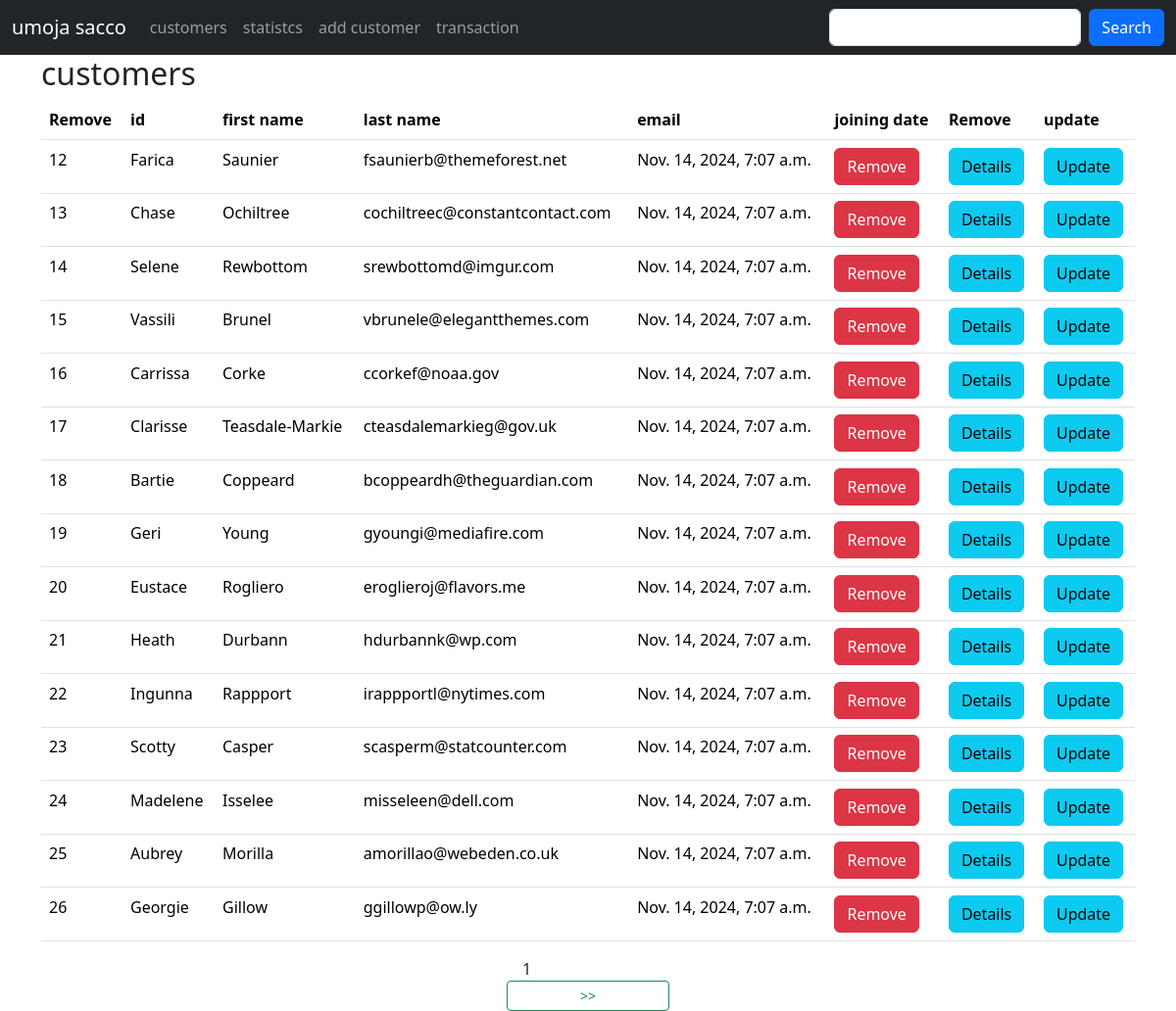
Page / (signed in) on the earlier database version.
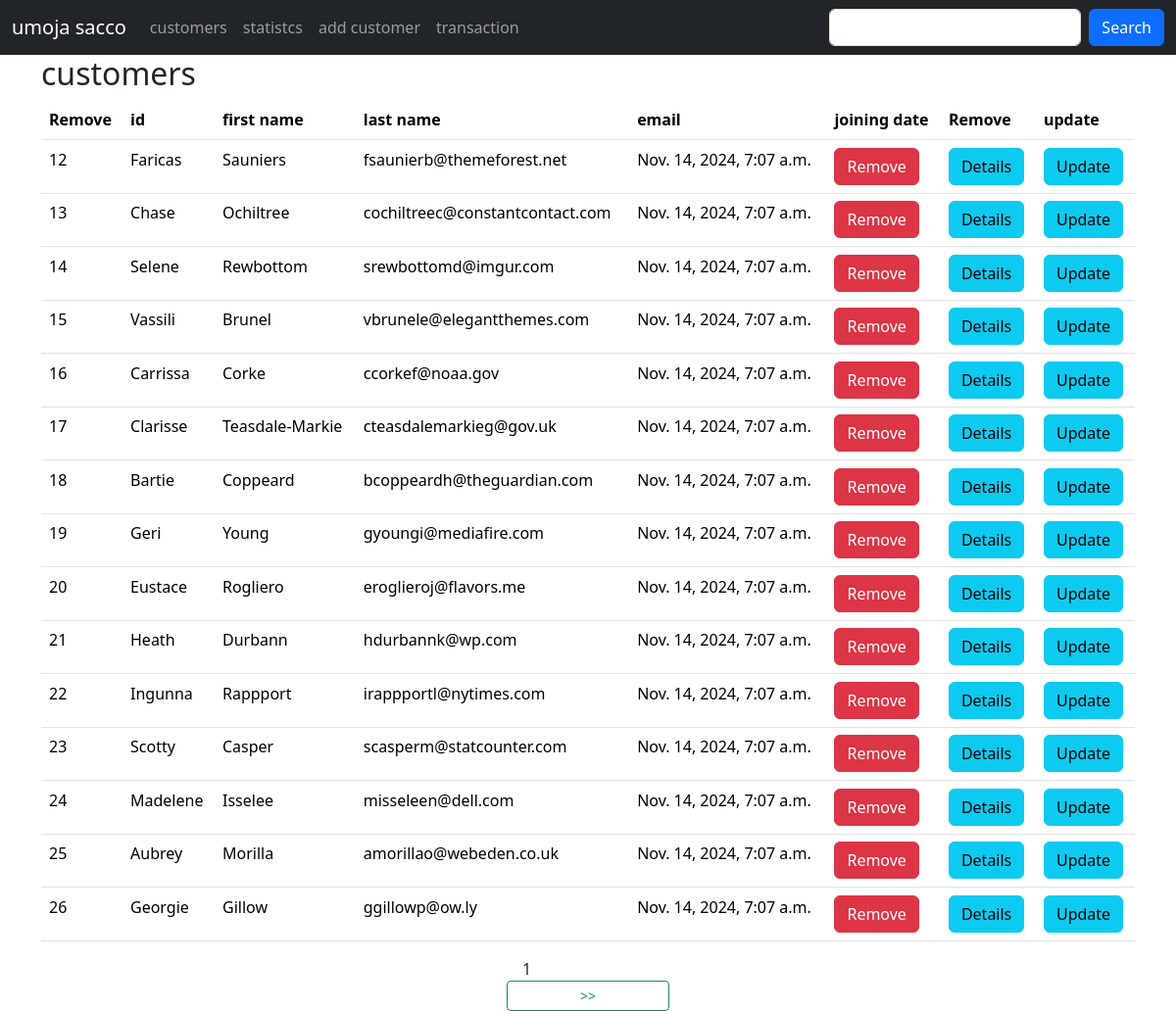
Same page on the later database version.
### dbs/models.py (models this page shows, shortened)
class Customer(models.Model):
    first_name = models.CharField(max_length=30)
    last_name = models.CharField(max_length=30)
    email = models.EmailField(unique=True)
    dob = models.DateField()
    gender = models.CharField(max_length=10)
    weight = models.PositiveIntegerField(default=0)
    created_at = models.DateTimeField(auto_now_add=True)
    updated_at = models.DateTimeField(auto_now=True)
    class Meta:
        db_table = 'customers'

### dbs/views.py (the view)
# urls.py: path('',views.customers,name='customers'),
@login_required
def customers(request):
    data = Customer.objects.all()
    data = Customer.objects.all().order_by('id').values()  # ORM select * from customers
    paginator = Paginator(data, 15)
    page = request.GET.get('page', 1)
    try:
        paginated_data = paginator.page(page)
    except  EmptyPage:
        paginated_data = paginator.page(1)
    return render(request, "customers.html", {"data": paginated_data})

### templates/customers.html (shortened to what this page needs)
{% extends 'master.html' %}
{% block content %}
<div class="container">
<h2>customers</h2>
<table class="table">
    <tr>
        <th>Remove</th>
    <th>id</th>
    <th>first name</th>
    <th>last name</th>
    <th>email</th>
    <th>joining date</th>
         <th>Remove</th>
        <th>update</th>
    </tr>
   {% for customer in data.object_list %}
  	<tr>
      <tr>
                  <td>{{ customer.id }}</td>
                  <td>{{ customer.first_name }}</td>
                  <td>{{ customer.last_name }}</td>
                  <td>{{ customer.email }}</td>
                  <td>{{ customer.created_at }}</td>
          {% if  perms.dbs.delete_customer %}
          	<td>
                    <a class="btn btn-danger" href="{% url 'delete_customer' customer.id %}">Remove</a>
                </td>
              <td>
                    <a class="btn btn-info" href="{% url 'customer_details' customer.id %}">Details</a>
                </td>
               <td>
                    <a class="btn btn-info" href="{% url 'update_customer' customer.id %}">Update</a>
                </td>
          {% endif %}
              </tr>
  {% empty %}
  	<p>no customers in the sacco</p>
  {% endfor %}
</table>
  <div class="row justify-content-center">
            <div class="col-sm-2">
                <span class="mx-3">{{ data.number }}</span>
                {% if data.has_next %}
                    <a class="btn btn-outline-success w-100 btn-sm" href="?page={{ data.next_page_number }}"> >> </a>
                {% endif %}
            </div>
        </div>
</div>
{% endblock %}

Differences in the rows shown:
changed Customer "fsaunierb@themeforest.net": first_name "Farica" → "Faricas"; last_name "Saunier" → "Sauniers"
